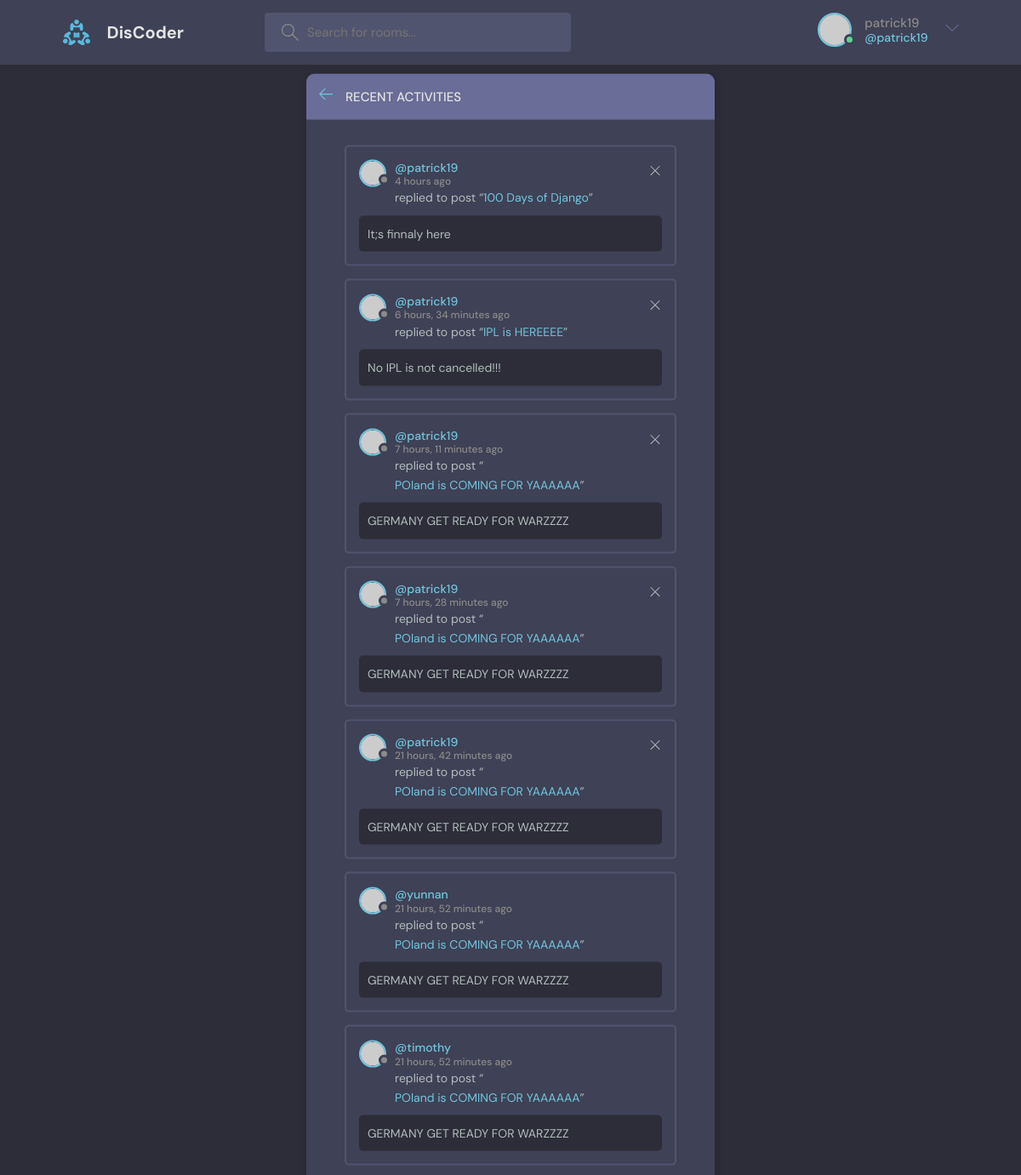
Screenshot of /activities (signed in) with the database file from the repository.
### base/models.py (models this page shows, shortened)
class Message(models.Model):
    user = models.ForeignKey(User, on_delete=models.CASCADE)
    room = models.ForeignKey(Room, on_delete=models.CASCADE)
    body = models.TextField()
    updated = models.DateTimeField(auto_now=True)
    created = models.DateTimeField(auto_now_add=True)
    class Meta:
        ordering = ['-updated', '-created']

class Room(models.Model):
    host = models.ForeignKey(User, on_delete=models.SET_NULL, null=True)
    topic = models.ForeignKey(Topic, on_delete=models.SET_NULL, null=True)
    name = models.CharField(max_length=200)
    desc = models.TextField(null=True, blank=True)
    participants = models.ManyToManyField(User, related_name='participants', blank=True)
    updated = models.DateTimeField(auto_now=True)
    created = models.DateTimeField(auto_now_add=True)
    class Meta:
        ordering = ['-updated', '-created']

### base/views.py (the view)
# urls.py: path('activities', views.activityPage, name = 'activities'),
def activityPage(request):
    comments = Message.objects.all()
    context = {
        'comments': comments
    }
    return render(request, 'base/activity.html', context=context)

### base/templates/base/activity.html
{% extends 'main.html' %}
{% block content%}
<main class="layout">
  <div class="container">
    <div class="layout__box">
      <div class="layout__boxHeader">
        <div class="layout__boxTitle">
          <a href="{% url 'home'%}">
            <svg version="1.1" xmlns="http://www.w3.org/2000/svg" width="32" height="32" viewBox="0 0 32 32">
              <title>arrow-left</title>
              <path
                d="M13.723 2.286l-13.723 13.714 13.719 13.714 1.616-1.611-10.96-10.96h27.625v-2.286h-27.625l10.965-10.965-1.616-1.607z">
              </path>
            </svg>
          </a>
          <h3>Recent Activities</h3>
        </div>
      </div>
      <div class="activities-page layout__body">
        {% for comm in comments %}
        <div class="activities__box">
          <div class="activities__boxHeader roomListRoom__header">
            <a href="{% url 'user-profile' comm.user.id %}" class="roomListRoom__author">
              <div class="avatar avatar--small">
                <img src="https://randomuser.me/api/portraits/women/11.jpg" />
              </div>
              <p>
                @{{comm.user}}
                <span>{{comm.created|timesince}} ago</span>
              </p>
            </a>
            {% if request.user == comm.user %}
            <div class="roomListRoom__actions">
              <a href="{% url 'delete-message' comm.id%}">
                <svg version="1.1" xmlns="http://www.w3.org/2000/svg" width="32" height="32" viewBox="0 0 32 32">
                  <title>remove</title>
                  <path
                    d="M27.314 6.019l-1.333-1.333-9.98 9.981-9.981-9.981-1.333 1.333 9.981 9.981-9.981 9.98 1.333 1.333 9.981-9.98 9.98 9.98 1.333-1.333-9.98-9.98 9.98-9.981z">
                  </path>
                </svg>
              </a>
            </div>
            {% endif %}
          </div>
          <div class="activities__boxContent">
            <p>replied to post “<a href="{% url 'room' comm.room.id %}">{{comm.room.name}}</a>”</p>
            <div class="activities__boxRoomContent">
              {{comm.room.desc}}
            </div>
          </div>
        </div>
        {% endfor %}
      </div>
    </div>
  </div>
</main>
{% endblock %}

### templates/navbar.html (shortened to what this page needs)
{% load static %}
<header class="header header--loggedIn">
    <div class="container">
        <a href="{% url 'home' %}" class="header__logo">
            <img src="{%static 'images/logo.svg'%}" />
            <h1>DisCoder</h1>
        </a>
        <form class="header__search" method="get" action="{% url 'home' %}">
            <label>
                <input placeholder="Search for rooms..." name="q"/>
            </label>
        </form>
        <nav class="header__menu">
            {% if user.is_authenticated %}
            <div class="header__user">
                <a href="{% url 'user-profile' request.user.id%}">
                    <div class="avatar avatar--medium active">
                        <img src="https://randomuser.me/api/portraits/men/37.jpg" />
                    </div>
                    <p>{{request.user.username}}<span>@{{request.user.username}}</span></p>
                </a>
                <button class="dropdown-button">
                    <svg version="1.1" xmlns="http://www.w3.org/2000/svg" width="32" height="32" viewBox="0 0 32 32">
                        <title>chevron-down</title>
                        <path d="M16 21l-13-13h-3l16 16 16-16h-3l-13 13z"></path>
                    </svg>
                </button>
            </div>
            {% else %}
            <a href="{% url 'login' %}">
              <img src="{% static 'images/avatar.svg'%}" />
              <p>Login</p>
            </a>
            {% endif %}
        </nav>
    </div>
</header>

### rows the page displays
Message: user "patrick19", created "4 hours", room.name "100 Days of Django", room.desc "It;s finnaly here"
Message: user "patrick19", created "6 hours, 34 minutes", room.name "IPL is HEREEEE", room.desc "No IPL is not cancelled!!!"
Message: user "patrick19", created "7 hours, 11 minutes", room.name "POland is COMING FOR YAAAAAA", room.desc "GERMANY GET READY FOR WARZZZZ"
Message: user "patrick19", created "7 hours, 28 minutes", room.name "POland is COMING FOR YAAAAAA", room.desc "GERMANY GET READY FOR WARZZZZ"
Message: user "patrick19", created "21 hours, 42 minutes", room.name "POland is COMING FOR YAAAAAA", room.desc "GERMANY GET READY FOR WARZZZZ"
Message: user "yunnan", created "21 hours, 52 minutes", room.name "POland is COMING FOR YAAAAAA", room.desc "GERMANY GET READY FOR WARZZZZ"
Message: user "timothy", created "21 hours, 52 minutes", room.name "POland is COMING FOR YAAAAAA", room.desc "GERMANY GET READY FOR WARZZZZ"

### other values shown
{{ request.user.username }} "patrick19"
